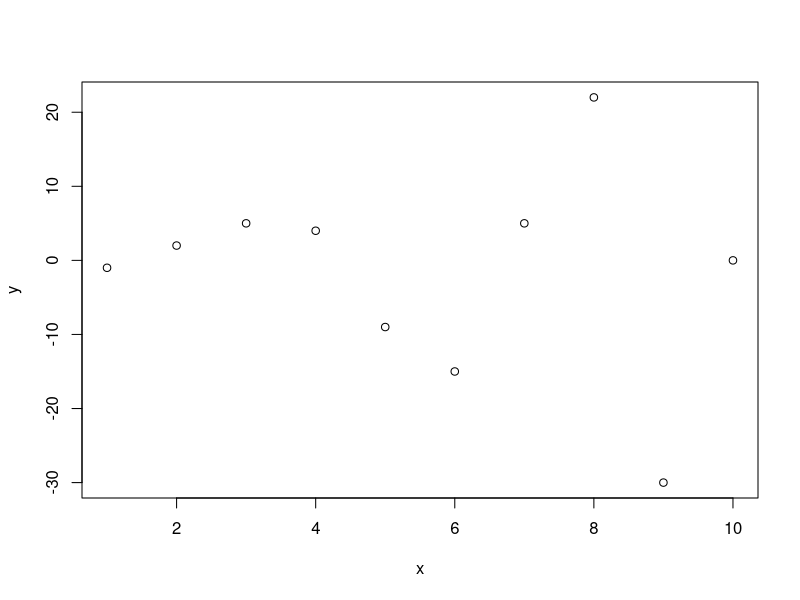
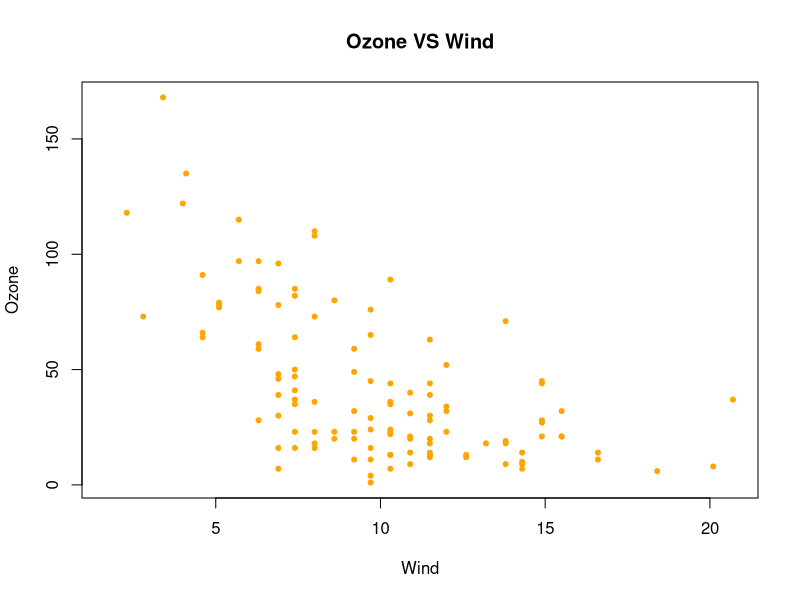

Write R code to recreate these figures, in order.
#Simple scatter plot
x <- 1:10
y <- c(-1,2,5,4,-9,-15,5,22,-30,0)
plot(x,y)

library(datasets)

plot(x = airquality$Wind,
     y = airquality$Ozone,
     col = "Orange",
     main = "Ozone VS Wind",
     xlab = "Wind",
     ylab = "Ozone",
     pch = 20)

graphics.off()
